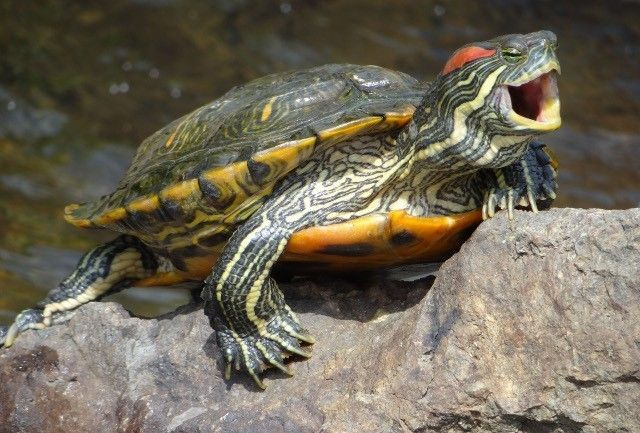
#> input picture turtle.jpg, 640 x 433 px
$ python pillow_practice.py
#> lines starting #> are read from the running program, lines starting #| are printed output that depends on the picture
from PIL import Image, ImageFilter
import requests
import sys

try:

    im = Image.open("turtle.jpg")
#> im is the input picture: PIL image 640x433 RGB; mean R, G, B 112, 104.7, 88.2
    im.show()

    #Image details
    print("Format: {0}\nSize: {1}\nMode: {2}".format(im.format, im.size, im.mode))
#| Format: JPEG
#| Size: (640, 433)
#| Mode: RGB
    print("Width: {0}\nHeight: {1}\nInformation: {2}".format(im.width, im.height, im.info))
#| Width: 640
#| Height: 433
#| Information: {'jfif': 257, 'jfif_version': (1, 1), 'dpi': (72, 72), 'jfif_unit': 1, 'jfif_density': (72, 72), 'progressive': 1, 'progression': 1}

    #Rotate an image
    im2=im.rotate(45)
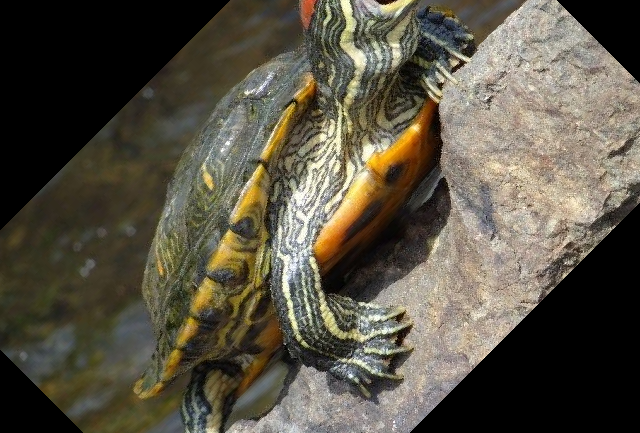
#> im2: PIL image 640x433 RGB; mean R, G, B 89.1, 83.4, 69.2
    im2.show()
    im3=im.rotate(90)
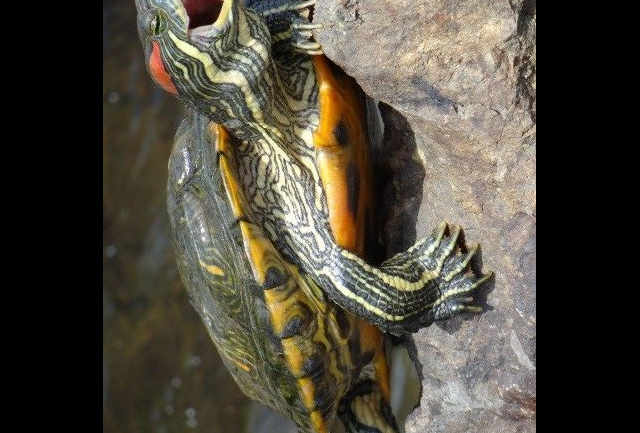
#> im3: PIL image 640x433 RGB; mean R, G, B 77.6, 72.3, 60.4
    im3.show()
    im4=im.rotate(180)
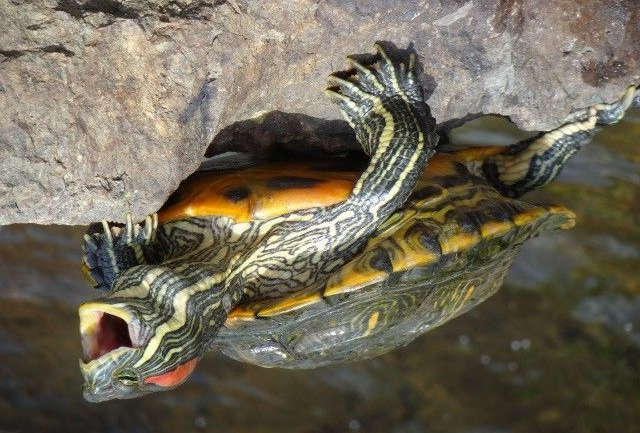
#> im4: PIL image 640x433 RGB; mean R, G, B 112, 104.7, 88.2
    im4.show()

    #blurring an image
    blurred = im.filter(ImageFilter.BLUR)
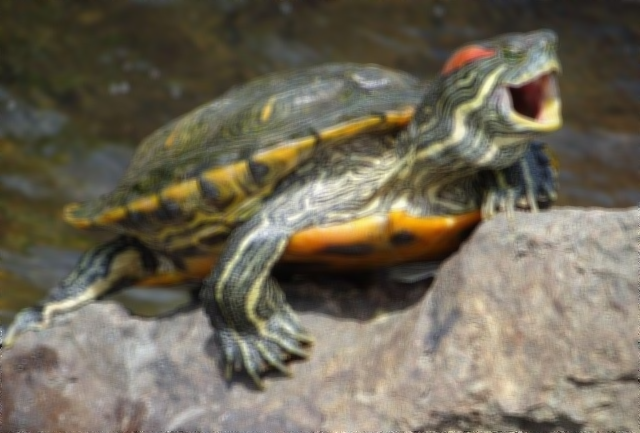
#> blurred: PIL image 640x433 RGB; mean R, G, B 112, 104.7, 88.2

    blurred.save("blurred.png")
    im1 = Image.open("blurred.png")
    im1.show()

    #Converting to grayscale
    grayscale = im.convert('L')
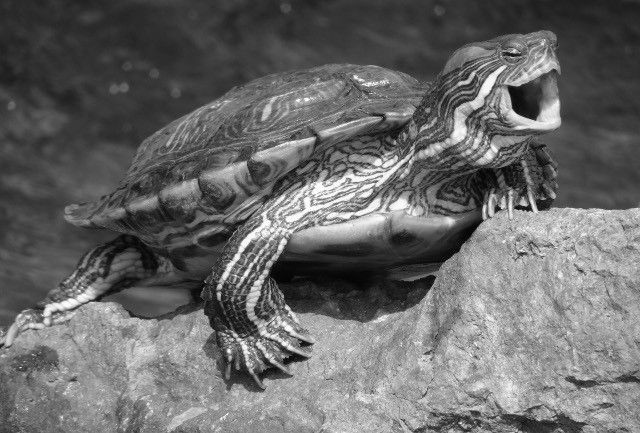
#> grayscale: PIL image 640x433 L; min 0, max 255, mean 105
    grayscale.show()

    #Fetching image from an URL

    url = 'https://lh3.googleusercontent.com/proxy/lchlGQKgrICAbmKjR6KsatMPqv_0FOcMF9PjtZ3kwudBQZp60AyGd55zNau2_BKpmlT4LW5PELd8gOvuRQdel90ljtmFOKSGe-qYZLGEq6lnAejDQQ7PB5KaBA'


#> (the run stopped early here; a loop or call above may not have finished)
